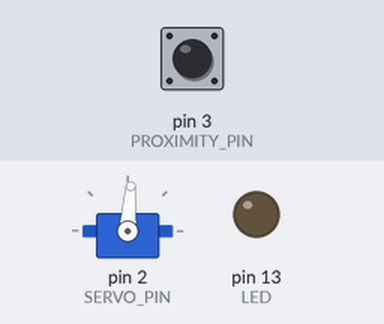
Bench run of a program on a simulated Arduino Nano, built with avr-gcc and run on an emulated ATmega328P. Parts: servo, output pins drawn as LEDs (lit = HIGH). The test bench sets the inputs (shaded band); at power-on: pin 3 (PROXIMITY_PIN) HIGH. Random numbers use the default seed unless the program sets one.

Above: at 5.3 s.
5.4 s: pin 3 (PROXIMITY_PIN) driven LOW
At 6.4 s:
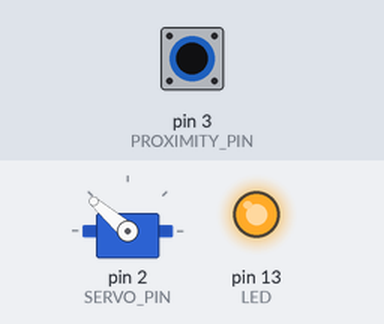
6.9 s: pin 3 (PROXIMITY_PIN) driven HIGH
At 7.5 s:
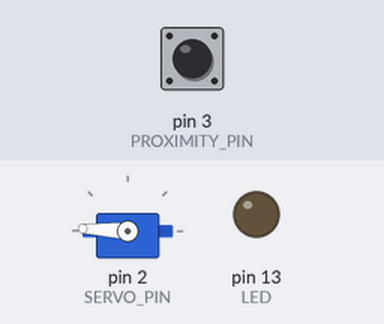
8.4 s: pin 3 (PROXIMITY_PIN) driven LOW
At 8.7 s:
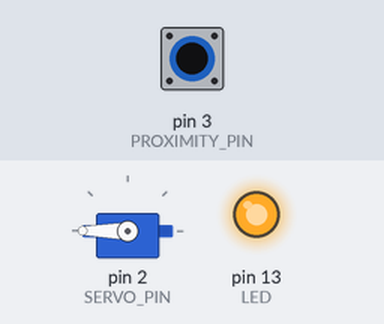
9.9 s: pin 3 (PROXIMITY_PIN) pulsed HIGH 2 times (0.12 s each, 0.3 s apart)
At 11.4 s:
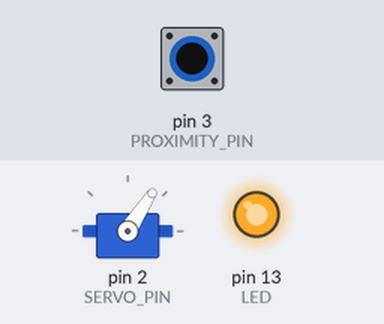
12.0 s: pin 3 (PROXIMITY_PIN) driven HIGH
At 12.7 s:
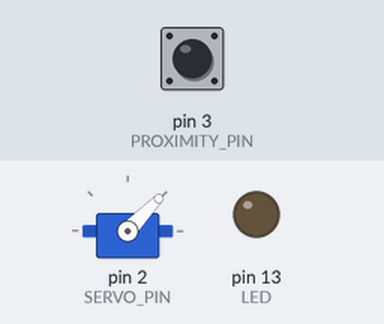
13.5 s: pin 3 (PROXIMITY_PIN) driven LOW
At 13.9 s:
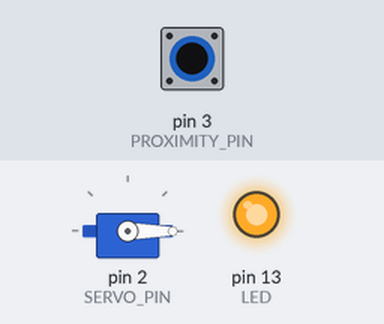
Timing chart, 0 to 16.0 s (numbered marks = the images above; inputs shaded):
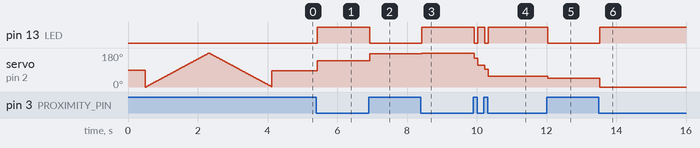

Measured:
- after the input at 5.4 s, pin 13 (LED): LOW → HIGH at once; servo on pin 2 (SERVO_PIN): 86° → 139° at once
- after the input at 6.9 s, pin 13 (LED): HIGH → LOW at once; servo on pin 2 (SERVO_PIN): 139° → 177° at once
- after the input at 8.4 s, pin 13 (LED): LOW → HIGH at once; servo on pin 2 (SERVO_PIN): 177° → 180° at once
- after the input at 9.9 s, pin 13 (LED): alternates HIGH for 0.20 s and LOW for 0.10 s, 4 changes in all, then stays HIGH, starting at once; servo on pin 2 (SERVO_PIN): 180° → 152° at once, → 116° 0.10 s later, → 94° 0.20 s later, → 57° 0.10 s later
- after the input at 12.0 s, pin 13 (LED): HIGH → LOW at once; servo on pin 2 (SERVO_PIN): 57° → 46° at once
- after the input at 13.5 s, pin 13 (LED): LOW → HIGH at once; servo on pin 2 (SERVO_PIN): 46° → 0° at once

The program:

main.cpp
```cpp
#include <Arduino.h>
#include <Servo.h>

Servo servo;

// hardware config
const int LED = 13; // Onboard LED
const int SERVO_PIN = 2;
const int PROXIMITY_PIN = 3;

const unsigned long INACTIVITY_DELAY = 300000; // 5 minutes
const int MAX_ANGLE_STEP = 30; // max jump for each reaction

unsigned long lastChangeTime = millis();
int proximity = HIGH; // HIGH = no obstacle
int previousProximity = HIGH;
int currentAngle = 90;
int currentDirection = 1; // 1 for increasing angle, -1 for decreasing

// forward declarations of functions
int moveTo(int); // move to given angle
int twitch(int); // random jump
void wave(); // slow move bach & forth

void setup()
{
  // Serial.begin(9600);
  servo.attach(SERVO_PIN);
  pinMode(LED, OUTPUT);
  pinMode(PROXIMITY_PIN, INPUT);

  delay(500);
  wave();
}

void loop()
{
  proximity = digitalRead(PROXIMITY_PIN);
  digitalWrite(LED, !proximity);
  if (proximity != previousProximity) // change
  {
    // Serial.print("Change, now : ");
    // Serial.println(proximity);
    servo.write(currentAngle);
    previousProximity = proximity;
    currentAngle = currentAngle + currentDirection * MAX_ANGLE_STEP;
    currentAngle = twitch(currentAngle);
    currentAngle = moveTo(currentAngle);
    lastChangeTime = millis();
  }
  else // no change
  {
    if (millis() - lastChangeTime > INACTIVITY_DELAY)
    {
      wave();
    }
  }
  delay(100);
}

/*
   Check bounds of current angle,
   (reversing if at extreme)
   and go to it.
   */
int moveTo(int currentAngle)
{
  if (currentAngle > 180)
  {
    currentAngle = 180;
    currentDirection = -currentDirection;
  }
  if (currentAngle < 0)
  {
    currentAngle = 0;
    currentDirection = -currentDirection;
  }
  servo.write(currentAngle);
  return currentAngle;
}

int twitch(int currentAngle)
{
  currentAngle += random(2*MAX_ANGLE_STEP) - MAX_ANGLE_STEP;
  currentAngle = moveTo(currentAngle);
  return currentAngle;
}

void wave()
{
  for (int i = 0; i < 180; i++)
  {
    servo.write(i);
    delay(10);
  }
  currentAngle = twitch(currentAngle);
  for (int i = 180; i > 0; i--)
  {
    servo.write(i);
    delay(10);
  }
  currentAngle = twitch(currentAngle);
  lastChangeTime = millis();
}
```
